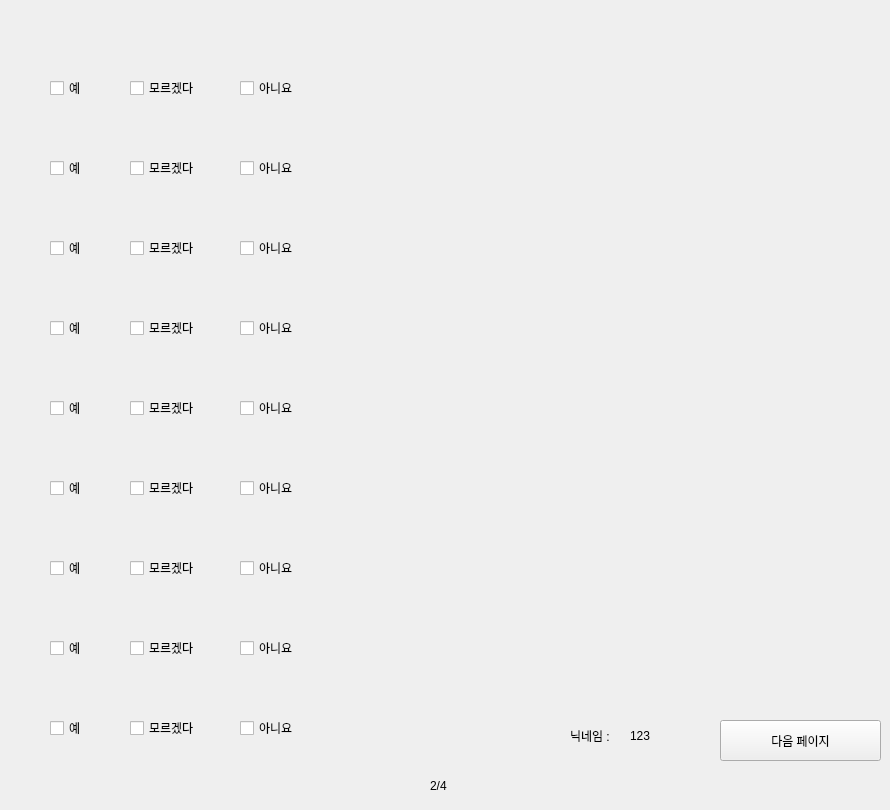
   <widget class="QWidget" name="page_8">
    <widget class="QCheckBox" name="h_12_2">
     <property name="geometry">
      <rect>
       <x>130</x>
       <y>240</y>
       <width>81</width>
       <height>16</height>
      </rect>
     </property>
     <property name="text">
      <string>모르겠다</string>
     </property>
     <attribute name="buttonGroup">
      <string notr="true">buttonGroup_12</string>
     </attribute>
    </widget>
    <widget class="QCheckBox" name="h_12_1">
     <property name="geometry">
      <rect>
       <x>50</x>
       <y>240</y>
       <width>81</width>
       <height>16</height>
      </rect>
     </property>
     <property name="text">
      <string>예</string>
     </property>
     <attribute name="buttonGroup">
      <string notr="true">buttonGroup_12</string>
     </attribute>
    </widget>
    <widget class="QLabel" name="text_h_12">
     <property name="geometry">
      <rect>
       <x>40</x>
       <y>180</y>
       <width>611</width>
       <height>51</height>
      </rect>
     </property>
     <property name="text">
      <string/>
     </property>
    </widget>
    <widget class="QLabel" name="text_h_11">
     <property name="geometry">
      <rect>
       <x>40</x>
       <y>100</y>
       <width>611</width>
       <height>51</height>
      </rect>
     </property>
     <property name="text">
      <string/>
     </property>
    </widget>
    <widget class="QLabel" name="text_h_18">
     <property name="geometry">
      <rect>
       <x>40</x>
       <y>660</y>
       <width>611</width>
       <height>51</height>
      </rect>
     </property>
     <property name="text">
      <string/>
     </property>
    </widget>
    <widget class="QCheckBox" name="h_14_3">
     <property name="geometry">
      <rect>
       <x>240</x>
       <y>400</y>
       <width>81</width>
       <height>16</height>
      </rect>
     </property>
     <property name="text">
      <string>아니요</string>
     </property>
     <attribute name="buttonGroup">
      <string notr="true">buttonGroup_14</string>
     </attribute>
    </widget>
    <widget class="QCheckBox" name="h_14_2">
     <property name="geometry">
      <rect>
       <x>130</x>
       <y>400</y>
       <width>81</width>
       <height>16</height>
      </rect>
     </property>
     <property name="text">
      <string>모르겠다</string>
     </property>
     <attribute name="buttonGroup">
      <string notr="true">buttonGroup_14</string>
     </attribute>
    </widget>
    <widget class="QLabel" name="label_12">
     <property name="geometry">
      <rect>
       <x>570</x>
       <y>730</y>
       <width>56</width>
       <height>12</height>
      </rect>
     </property>
     <property name="text">
      <string>닉네임 :</string>
     </property>
    </widget>
    <widget class="QCheckBox" name="h_15_1">
     <property name="geometry">
      <rect>
       <x>50</x>
       <y>480</y>
       <width>81</width>
       <height>16</height>
      </rect>
     </property>
     <property name="text">
      <string>예</string>
     </property>
     <attribute name="buttonGroup">
      <string notr="true">buttonGroup_15</string>
     </attribute>
    </widget>
    <widget class="QCheckBox" name="h_10_3">
     <property name="geometry">
      <rect>
       <x>240</x>
       <y>80</y>
       <width>81</width>
       <height>16</height>
      </rect>
     </property>
     <property name="text">
      <string>아니요</string>
     </property>
     <attribute name="buttonGroup">
      <string notr="true">buttonGroup_10</string>
     </attribute>
    </widget>
    <widget class="QCheckBox" name="h_17_1">
     <property name="geometry">
      <rect>
       <x>50</x>
       <y>640</y>
       <width>81</width>
       <height>16</height>
      </rect>
     </property>
     <property name="text">
      <string>예</string>
     </property>
     <attribute name="buttonGroup">
      <string notr="true">buttonGroup_17</string>
     </attribute>
    </widget>
    <widget class="QPushButton" name="next_2">
     <property name="geometry">
      <rect>
       <x>720</x>
       <y>720</y>
       <width>161</width>
       <height>41</height>
      </rect>
     </property>
     <property name="text">
      <string>다음 페이지</string>
     </property>
    </widget>
    <widget class="QCheckBox" name="h_10_1">
     <property name="geometry">
      <rect>
       <x>50</x>
       <y>80</y>
       <width>81</width>
       <height>16</height>
      </rect>
     </property>
     <property name="text">
      <string>예</string>
     </property>
     <attribute name="buttonGroup">
      <string notr="true">buttonGroup_10</string>
     </attribute>
    </widget>
    <widget class="QCheckBox" name="h_10_2">
     <property name="geometry">
      <rect>
       <x>130</x>
       <y>80</y>
       <width>81</width>
       <height>16</height>
      </rect>
     </property>
     <property name="text">
      <string>모르겠다</string>
     </property>
     <attribute name="buttonGroup">
      <string notr="true">buttonGroup_10</string>
     </attribute>
    </widget>
    <widget class="QCheckBox" name="h_15_3">
     <property name="geometry">
      <rect>
       <x>240</x>
       <y>480</y>
       <width>81</width>
       <height>16</height>
      </rect>
     </property>
     <property name="text">
      <string>아니요</string>
     </property>
     <attribute name="buttonGroup">
      <string notr="true">buttonGroup_15</string>
     </attribute>
    </widget>
    <widget class="QLabel" name="text_h_14">
     <property name="geometry">
      <rect>
       <x>40</x>
       <y>340</y>
       <width>611</width>
       <height>51</height>
      </rect>
     </property>
     <property name="text">
      <string/>
     </property>
    </widget>
    <widget class="QCheckBox" name="h_17_3">
     <property name="geometry">
      <rect>
       <x>240</x>
       <y>640</y>
       <width>81</width>
       <height>16</height>
      </rect>
     </property>
     <property name="text">
      <string>아니요</string>
     </property>
     <attribute name="buttonGroup">
      <string notr="true">buttonGroup_17</string>
     </attribute>
    </widget>
    <widget class="QLabel" name="text_h_17">
     <property name="geometry">
      <rect>
       <x>40</x>
       <y>580</y>
       <width>611</width>
       <height>51</height>
      </rect>
     </property>
     <property name="text">
      <string/>
     </property>
    </widget>
    <widget class="QCheckBox" name="h_18_1">
     <property name="geometry">
      <rect>
       <x>50</x>
       <y>720</y>
       <width>81</width>
       <height>16</height>
      </rect>
     </property>
     <property name="text">
      <string>예</string>
     </property>
     <attribute name="buttonGroup">
      <string notr="true">buttonGroup_18</string>
     </attribute>
    </widget>
    <widget class="QLabel" name="text_h_15">
     <property name="geometry">
      <rect>
       <x>40</x>
       <y>420</y>
       <width>611</width>
       <height>51</height>
      </rect>
     </property>
     <property name="text">
      <string/>
     </property>
    </widget>
    <widget class="QLabel" name="text_h_13">
     <property name="geometry">
      <rect>
       <x>40</x>
       <y>260</y>
       <width>611</width>
       <height>51</height>
      </rect>
     </property>
     <property name="text">
      <string/>
     </property>
    </widget>
    <widget class="QLabel" name="text_h_10">
     <property name="geometry">
      <rect>
       <x>40</x>
       <y>30</y>
       <width>611</width>
       <height>51</height>
      </rect>
     </property>
     <property name="text">
      <string/>
     </property>
    </widget>
    <widget class="QCheckBox" name="h_16_3">
     <property name="geometry">
      <rect>
       <x>240</x>
       <y>560</y>
       <width>81</width>
       <height>16</height>
      </rect>
     </property>
     <property name="text">
      <string>아니요</string>
     </property>
     <attribute name="buttonGroup">
      <string notr="true">buttonGroup_16</string>
     </attribute>
    </widget>
    <widget class="QLabel" name="name_2">
     <property name="geometry">
      <rect>
       <x>630</x>
       <y>730</y>
       <width>56</width>
       <height>12</height>
      </rect>
     </property>
     <property name="text">
      <string>123</string>
     </property>
    </widget>
    <widget class="QCheckBox" name="h_15_2">
     <property name="geometry">
      <rect>
       <x>130</x>
       <y>480</y>
       <width>81</width>
       <height>16</height>
      </rect>
     </property>
     <property name="text">
      <string>모르겠다</string>
     </property>
     <attribute name="buttonGroup">
      <string notr="true">buttonGroup_15</string>
     </attribute>
    </widget>
    <widget class="QCheckBox" name="h_14_1">
     <property name="geometry">
      <rect>
       <x>50</x>
       <y>400</y>
       <width>81</width>
       <height>16</height>
      </rect>
     </property>
     <property name="text">
      <string>예</string>
     </property>
     <attribute name="buttonGroup">
      <string notr="true">buttonGroup_14</string>
     </attribute>
    </widget>
    <widget class="QLabel" name="text_h_16">
     <property name="geometry">
      <rect>
       <x>40</x>
       <y>500</y>
       <width>611</width>
       <height>51</height>
      </rect>
     </property>
     <property name="text">
      <string/>
     </property>
    </widget>
    <widget class="QCheckBox" name="h_18_2">
     <property name="geometry">
      <rect>
       <x>130</x>
       <y>720</y>
       <width>81</width>
       <height>16</height>
      </rect>
     </property>
     <property name="text">
      <string>모르겠다</string>
     </property>
     <attribute name="buttonGroup">
      <string notr="true">buttonGroup_18</string>
     </attribute>
    </widget>
    <widget class="QCheckBox" name="h_11_1">
     <property name="geometry">
      <rect>
       <x>50</x>
       <y>160</y>
       <width>81</width>
       <height>16</height>
      </rect>
     </property>
     <property name="text">
      <string>예</string>
     </property>
     <attribute name="buttonGroup">
      <string notr="true">buttonGroup_11</string>
     </attribute>
    </widget>
    <widget class="QCheckBox" name="h_17_2">
     <property name="geometry">
      <rect>
       <x>130</x>
       <y>640</y>
       <width>81</width>
       <height>16</height>
      </rect>
     </property>
     <property name="text">
      <string>모르겠다</string>
     </property>
     <attribute name="buttonGroup">
      <string notr="true">buttonGroup_17</string>
     </attribute>
    </widget>
    <widget class="QCheckBox" name="h_13_3">
     <property name="geometry">
      <rect>
       <x>240</x>
       <y>320</y>
       <width>81</width>
       <height>16</height>
      </rect>
     </property>
     <property name="text">
      <string>아니요</string>
     </property>
     <attribute name="buttonGroup">
      <string notr="true">buttonGroup_13</string>
     </attribute>
    </widget>
    <widget class="QCheckBox" name="h_13_1">
     <property name="geometry">
      <rect>
       <x>50</x>
       <y>320</y>
       <width>81</width>
       <height>16</height>
      </rect>
     </property>
     <property name="text">
      <string>예</string>
     </property>
     <attribute name="buttonGroup">
      <string notr="true">buttonGroup_13</string>
     </attribute>
    </widget>
    <widget class="QCheckBox" name="h_11_2">
     <property name="geometry">
      <rect>
       <x>130</x>
       <y>160</y>
       <width>81</width>
       <height>16</height>
      </rect>
     </property>
     <property name="text">
      <string>모르겠다</string>
     </property>
     <attribute name="buttonGroup">
      <string notr="true">buttonGroup_11</string>
     </attribute>
    </widget>
    <widget class="QCheckBox" name="h_13_2">
     <property name="geometry">
      <rect>
       <x>130</x>
       <y>320</y>
       <width>81</width>
       <height>16</height>
      </rect>
     </property>
     <property name="text">
      <string>모르겠다</string>
     </property>
     <attribute name="buttonGroup">
      <string notr="true">buttonGroup_13</string>
     </attribute>
    </widget>
    <widget class="QCheckBox" name="h_16_1">
     <property name="geometry">
      <rect>
       <x>50</x>
       <y>560</y>
       <width>81</width>
       <height>16</height>
      </rect>
     </property>
     <property name="text">
      <string>예</string>
     </property>
     <attribute name="buttonGroup">
      <string notr="true">buttonGroup_16</string>
     </attribute>
    </widget>
    <widget class="QCheckBox" name="h_16_2">
     <property name="geometry">
      <rect>
       <x>130</x>
       <y>560</y>
       <width>81</width>
       <height>16</height>
      </rect>
     </property>
     <property name="text">
      <string>모르겠다</string>
     </property>
     <attribute name="buttonGroup">
      <string notr="true">buttonGroup_16</string>
     </attribute>
    </widget>
    <widget class="QCheckBox" name="h_11_3">
     <property name="geometry">
      <rect>
       <x>240</x>
       <y>160</y>
       <width>81</width>
       <height>16</height>
      </rect>
     </property>
     <property name="text">
      <string>아니요</string>
     </property>
     <attribute name="buttonGroup">
      <string notr="true">buttonGroup_11</string>
     </attribute>
    </widget>
    <widget class="QCheckBox" name="h_18_3">
     <property name="geometry">
      <rect>
       <x>240</x>
       <y>720</y>
       <width>81</width>
       <height>16</height>
      </rect>
     </property>
     <property name="text">
      <string>아니요</string>
     </property>
     <attribute name="buttonGroup">
      <string notr="true">buttonGroup_18</string>
     </attribute>
    </widget>
    <widget class="QCheckBox" name="h_12_3">
     <property name="geometry">
      <rect>
       <x>240</x>
       <y>240</y>
       <width>81</width>
       <height>16</height>
      </rect>
     </property>
     <property name="text">
      <string>아니요</string>
     </property>
     <attribute name="buttonGroup">
      <string notr="true">buttonGroup_12</string>
     </attribute>
    </widget>
    <widget class="QLabel" name="label_5">
     <property name="geometry">
      <rect>
       <x>430</x>
       <y>770</y>
       <width>91</width>
       <height>31</height>
      </rect>
     </property>
     <property name="text">
      <string>2/4</string>
     </property>
    </widget>
   </widget>
